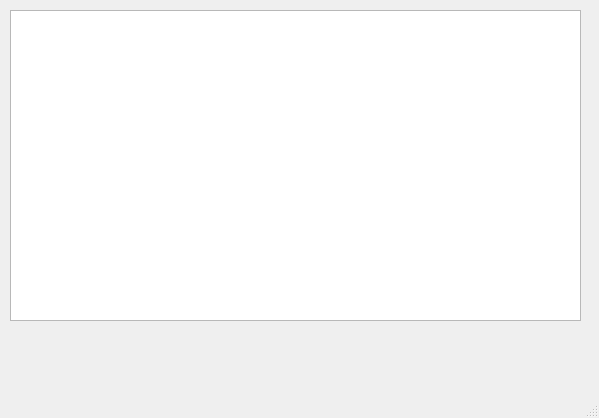
<?xml version="1.0" encoding="UTF-8"?>
<ui version="4.0">
 <class>MainWindow</class>
 <widget class="QMainWindow" name="MainWindow">
  <property name="geometry">
   <rect>
    <x>0</x>
    <y>0</y>
    <width>599</width>
    <height>418</height>
   </rect>
  </property>
  <property name="windowTitle">
   <string>Эспрессо</string>
  </property>
  <widget class="QWidget" name="centralwidget">
   <widget class="QTableView" name="tableView">
    <property name="geometry">
     <rect>
      <x>10</x>
      <y>10</y>
      <width>571</width>
      <height>311</height>
     </rect>
    </property>
   </widget>
  </widget>
  <widget class="QMenuBar" name="menubar">
   <property name="geometry">
    <rect>
     <x>0</x>
     <y>0</y>
     <width>599</width>
     <height>21</height>
    </rect>
   </property>
  </widget>
  <widget class="QStatusBar" name="statusbar"/>
 </widget>
 <resources/>
 <connections/>
</ui>
